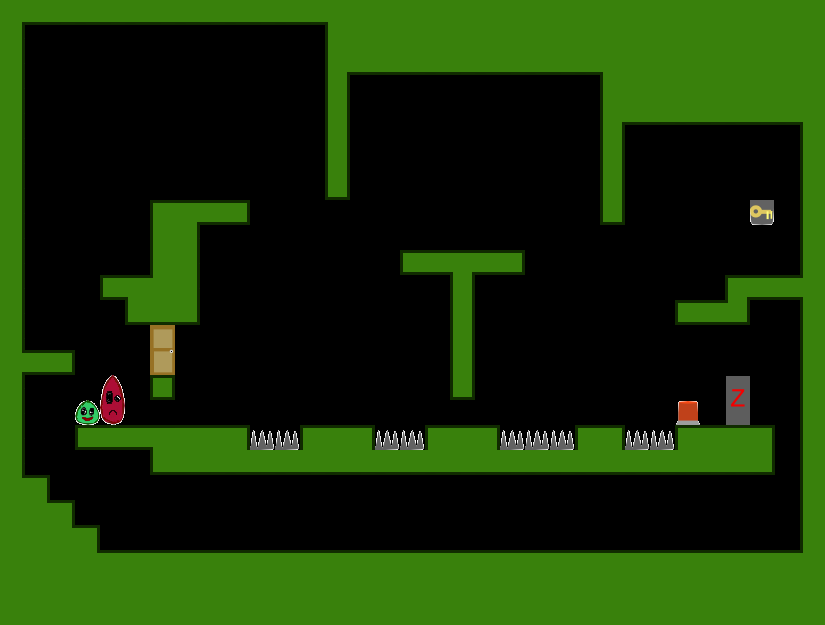

Below is a game level as drawn by its tile map, then a one-line description and the .tmx that defines it (tile-layer data replaced by summaries):
An orthogonal 33x25 tile map with 25x25 px tiles, 1 tile layer (Kachelebene 1).

<map version="1.0" orientation="orthogonal" width="33" height="25" tilewidth="25" tileheight="25">
 <tileset firstgid="1" name="Tileset" tilewidth="25" tileheight="25">
  <image source="../../img/Tileset.png" width="400" height="250" />
 </tileset>
 <layer name="Kachelebene 1" width="33" height="25">
  <properties>
   <property name="Buttons" value="" />
   <property name="Doors" value="" />
  </properties>
  <data>[825 cells, 339 non-empty, 39 distinct tile ids]</data>
 </layer>
</map>
